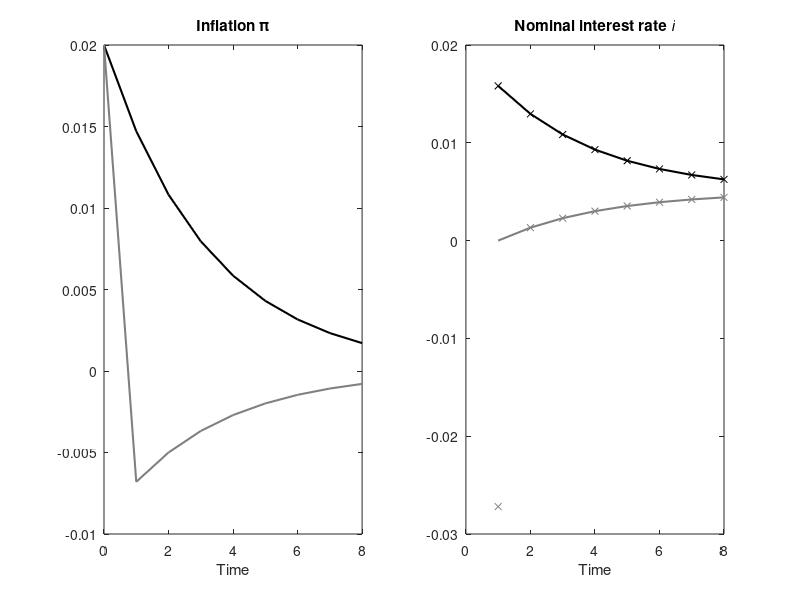

The MATLAB script that drew this image:
%OBC Example 1 in the paper: solution 'by hand'. Based on Example 2 from Holden (2023, ReStat).
%Written by Michael Hatcher (m.c.hatcher@soton.ac.uk). Any errors are my own.

clc, clear

%Calibration
r = 0.005;
phi = 2;
psi = 0.93;
pi_0 = 0.02;

%Find stable root
p = [-1 phi -psi]; coefs = roots(p);
omeg = min(abs(coefs));  
omega_check = 1-sqrt(1-psi) - omeg;

T_sim = 8;  
pi = NaN(T_sim,1); pi_bind = pi; int = pi; int_bind = pi; int_star = pi; int_bind_star = pi;
Time = 0:T_sim; 

%Period 1
pi(1) = omeg*pi_0;
pi_bind(1) = -r/omeg;

int(1) = r + phi*pi(1) - psi*pi_0;
int_bind(1) = 0;

int_star(1) = int(1);
int_bind_star(1) = r + phi*pi_bind(1) - psi*pi_0;

%Periods 2 onwards
for t=2:T_sim
    
    pi(t) = omeg*pi(t-1);
    int(t) = r + phi*pi(t) - psi*pi(t-1);
    
    pi_bind(t) = omeg*pi_bind(t-1);
    int_bind(t) = r + phi*pi_bind(t) - psi*pi_bind(t-1);
    
    int_star(t) = int(t);
    int_bind_star(t) = int_bind(t);
    
end

%For plotting from date 0
pi = [pi_0; pi]; pi_bind = [pi_0; pi_bind];
int = [NaN; int]; int_bind = [NaN; int_bind];
int_star = [NaN; int_star]; int_bind_star = [NaN; int_bind_star];

%figure(1)
subplot(1,2,1), plot(Time, pi,'k','LineWidth',1.5), hold on, plot(Time,pi_bind,'Color',[0.5 0.5 0.5],'LineWidth',1.5), xlabel('Time'), title('Inflation \pi')
subplot(1,2,2), plot(Time, int,'k','LineWidth',1.5), hold on, plot(Time,int_bind,'Color',[0.5 0.5 0.5],'LineWidth',1.5), title('Nominal interest rate \it{i}'),
hold on, plot(Time,int_star,'x','MarkerSize',5, 'MarkerEdgeColor','black'), plot(Time,int_bind_star,'x','MarkerSize',5, 'MarkerEdgeColor',[0.5 0.5 0.5]), 
xlabel('Time')



   